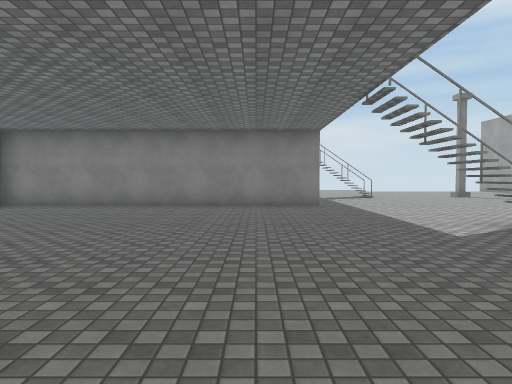
View 1 (above)

16 first-person views from a walk through a scene from a Unity 3-D project. The camera is 1.4 m above the floor, tilts 2° down and sees 70° across. The floor is counted in squares, 2 m on a side. Each view is taken from the middle of a square. On the plan, view 1 faces up. The plan holds only what a view shows up to about 11 squares ahead; the rest is blank. The place goes on beyond the plan. Surface patterns are stand-ins for the level's own textures.

View 2
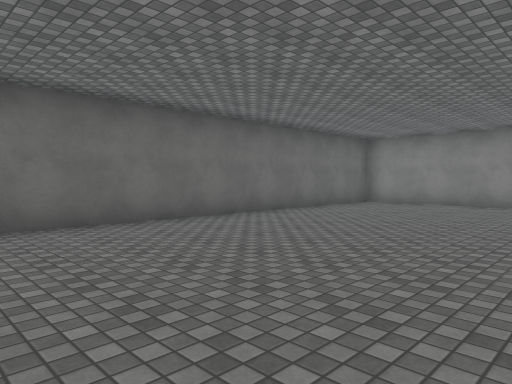

View 3
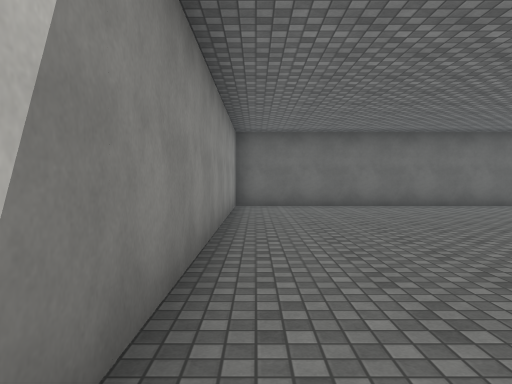

View 4
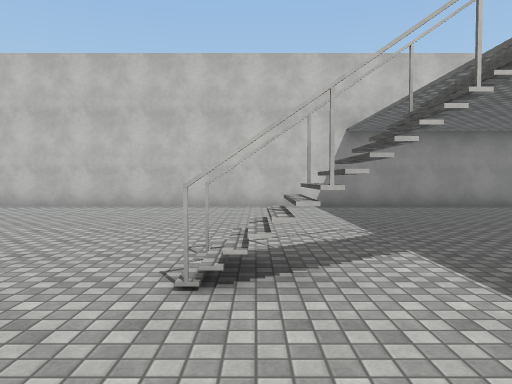

View 5
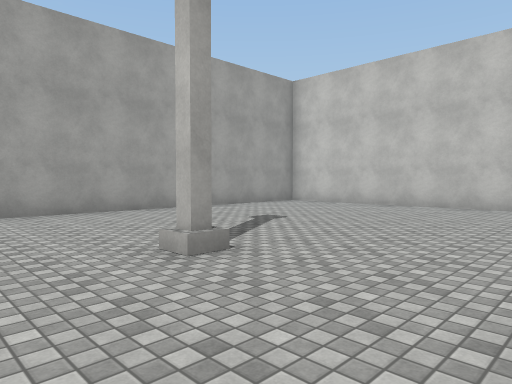

View 6
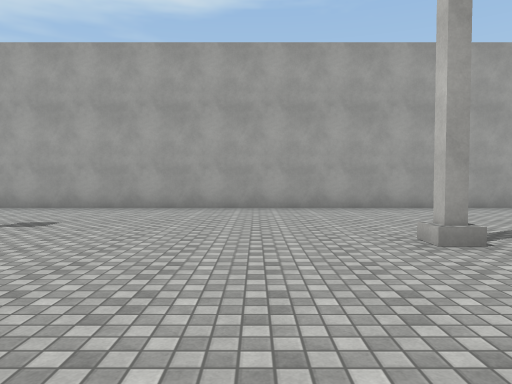

View 7
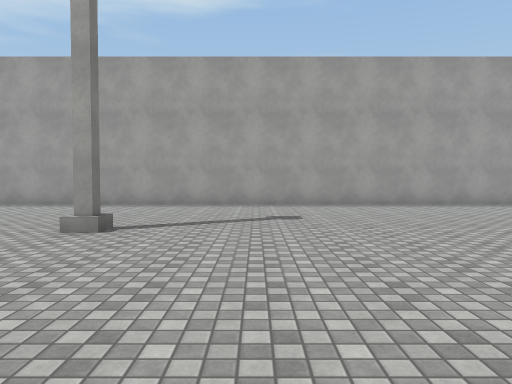

View 8
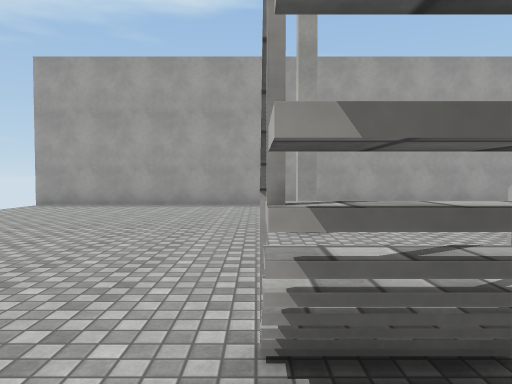

View 9
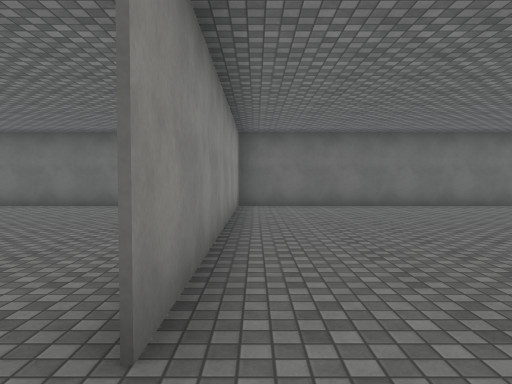

View 10
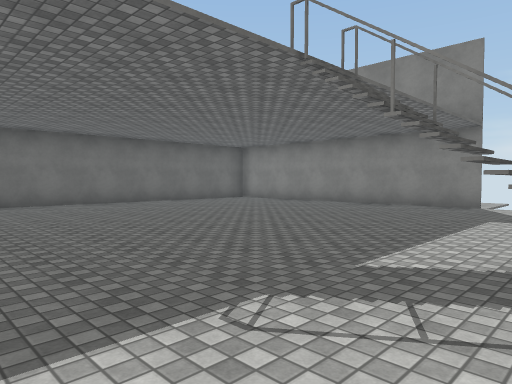

View 11
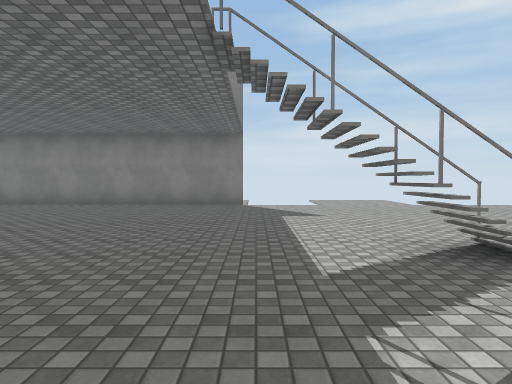

View 12
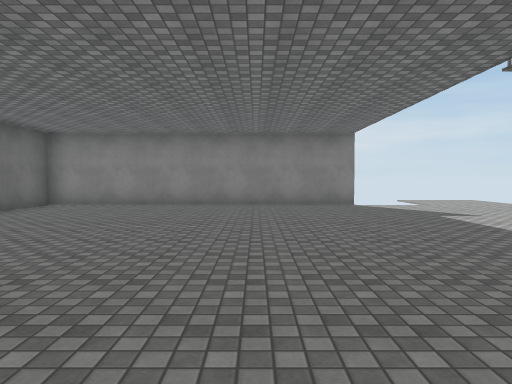

View 13
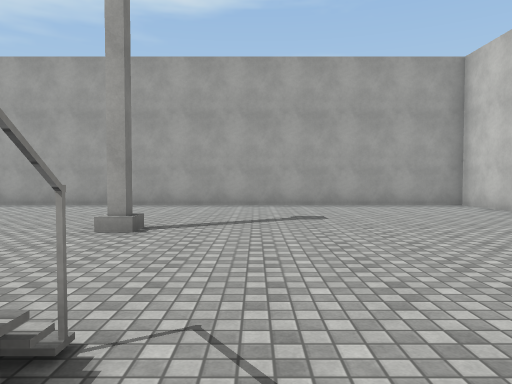

View 14
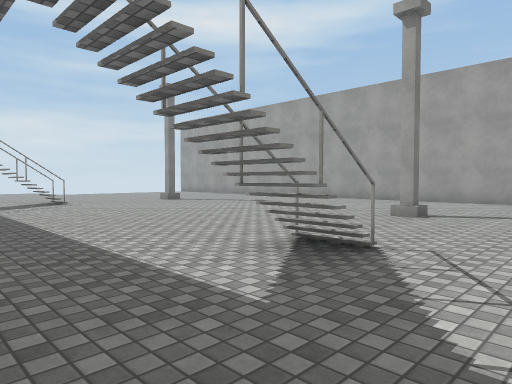

View 15
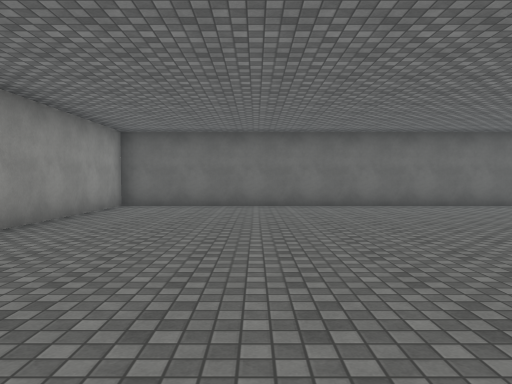

View 16
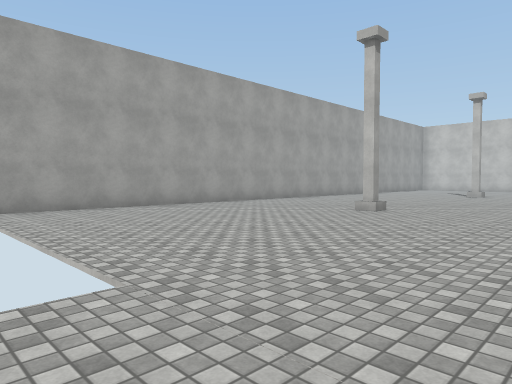

### Floor plan
Points are (right, up) in squares from view 1. A wall is a line through its corners. A room is listed if a view was taken in it or the views show most of it. See-through windows are left out.
Room 1 (views 1, 2, 3, 4, 5, 6, 7, 8, 9, 10, 11, 12, 13, 14, 15, 16)
walls: (3.1, 5.8) (4.5, 5.8); (4.5, 14) (3.5, 14); (4.5, 5.7) (3.5, 5.7); (3.5, 15) (4.4, 15); (-6.5, 9.5) (1.8, 9.5) (-6.6, 9.5); (1.8, 20.9) (-6.6, 20.9) (-6.6, 18.9); (-6.6, 16.8) (-6.6, -1.5) (12.8, -1.5) (12.8, 21)
objects: other object (8, 6); other object (8, 14)

Where each view was taken, in squares from view 1:
view 1: 0 up, 0 right, facing up
view 2: 1 down, 1 left, facing up-left
view 3: 1 down, 3 right, facing left
view 4: 8 up, 4 right, facing down
view 5: 8 up, 5 right, facing down-right
view 6: 8 up, 4 right, facing right
view 7: 12 up, 3 right, facing right
view 8: 15 up, 3 right, facing right
view 9: 10 up, 3 right, facing left
view 10: 11 up, 4 right, facing up-left
view 11: 11 up, 2 right, facing up
view 12: 11 up, 1 left, facing up
view 13: 4 up, 3 right, facing right
view 14: 3 up, 1 right, facing up-right
view 15: 2 up, 3 right, facing left
view 16: 22 up, 4 right, facing down-right
